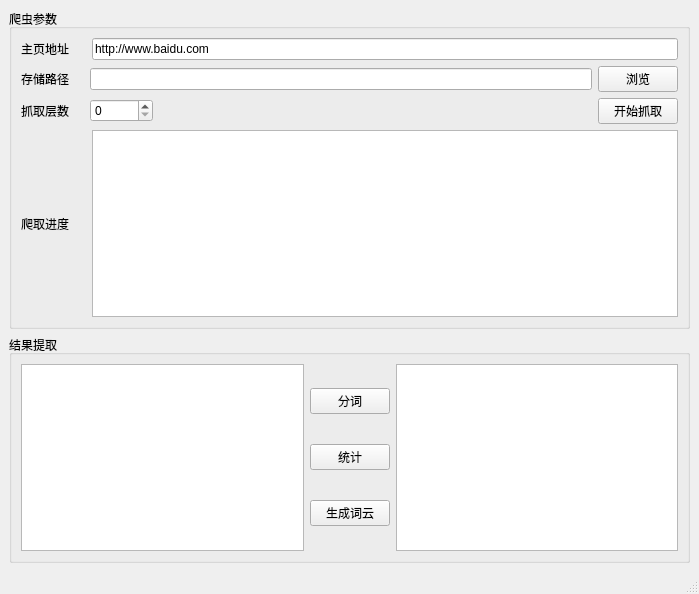
<?xml version="1.0" encoding="UTF-8"?>
<ui version="4.0">
 <class>MainWindow</class>
 <widget class="QMainWindow" name="MainWindow">
  <property name="geometry">
   <rect>
    <x>0</x>
    <y>0</y>
    <width>699</width>
    <height>594</height>
   </rect>
  </property>
  <property name="windowTitle">
   <string>MainWindow</string>
  </property>
  <widget class="QWidget" name="centralwidget">
   <layout class="QVBoxLayout" name="verticalLayout_3">
    <item>
     <widget class="QGroupBox" name="groupBox">
      <property name="title">
       <string>爬虫参数</string>
      </property>
      <layout class="QVBoxLayout" name="verticalLayout">
       <item>
        <layout class="QHBoxLayout" name="horizontalLayout" stretch="1,9">
         <item>
          <widget class="QLabel" name="label">
           <property name="text">
            <string>主页地址</string>
           </property>
          </widget>
         </item>
         <item>
          <widget class="QLineEdit" name="lineEdit">
           <property name="text">
            <string>http://www.baidu.com</string>
           </property>
          </widget>
         </item>
        </layout>
       </item>
       <item>
        <layout class="QHBoxLayout" name="horizontalLayout_2" stretch="1,8,1">
         <item>
          <widget class="QLabel" name="label_2">
           <property name="text">
            <string>存储路径</string>
           </property>
          </widget>
         </item>
         <item>
          <widget class="QLineEdit" name="lineEdit_2"/>
         </item>
         <item>
          <widget class="QPushButton" name="pushButton">
           <property name="text">
            <string>浏览</string>
           </property>
          </widget>
         </item>
        </layout>
       </item>
       <item>
        <layout class="QHBoxLayout" name="horizontalLayout_3" stretch="1,1,7,1">
         <item>
          <widget class="QLabel" name="label_3">
           <property name="text">
            <string>抓取层数</string>
           </property>
          </widget>
         </item>
         <item>
          <widget class="QSpinBox" name="spinBox"/>
         </item>
         <item>
          <spacer name="horizontalSpacer">
           <property name="orientation">
            <enum>Qt::Horizontal</enum>
           </property>
           <property name="sizeHint" stdset="0">
            <size>
             <width>300</width>
             <height>20</height>
            </size>
           </property>
          </spacer>
         </item>
         <item>
          <widget class="QPushButton" name="pushButton_2">
           <property name="text">
            <string>开始抓取</string>
           </property>
          </widget>
         </item>
        </layout>
       </item>
       <item>
        <layout class="QHBoxLayout" name="horizontalLayout_4" stretch="1,9">
         <item>
          <widget class="QLabel" name="label_4">
           <property name="text">
            <string>爬取进度</string>
           </property>
          </widget>
         </item>
         <item>
          <widget class="QTextEdit" name="textEdit"/>
         </item>
        </layout>
       </item>
      </layout>
     </widget>
    </item>
    <item>
     <widget class="QGroupBox" name="groupBox_2">
      <property name="title">
       <string>结果提取</string>
      </property>
      <layout class="QHBoxLayout" name="horizontalLayout_5">
       <item>
        <widget class="QTextEdit" name="textEdit_2"/>
       </item>
       <item>
        <layout class="QVBoxLayout" name="verticalLayout_2">
         <item>
          <widget class="QPushButton" name="pushButton_3">
           <property name="text">
            <string>分词</string>
           </property>
          </widget>
         </item>
         <item>
          <widget class="QPushButton" name="pushButton_4">
           <property name="text">
            <string>统计</string>
           </property>
          </widget>
         </item>
         <item>
          <widget class="QPushButton" name="pushButton_5">
           <property name="text">
            <string>生成词云</string>
           </property>
          </widget>
         </item>
        </layout>
       </item>
       <item>
        <widget class="QTextEdit" name="textEdit_3"/>
       </item>
      </layout>
     </widget>
    </item>
   </layout>
  </widget>
  <widget class="QMenuBar" name="menubar">
   <property name="geometry">
    <rect>
     <x>0</x>
     <y>0</y>
     <width>699</width>
     <height>26</height>
    </rect>
   </property>
  </widget>
  <widget class="QStatusBar" name="statusbar"/>
 </widget>
 <resources/>
 <connections/>
</ui>
